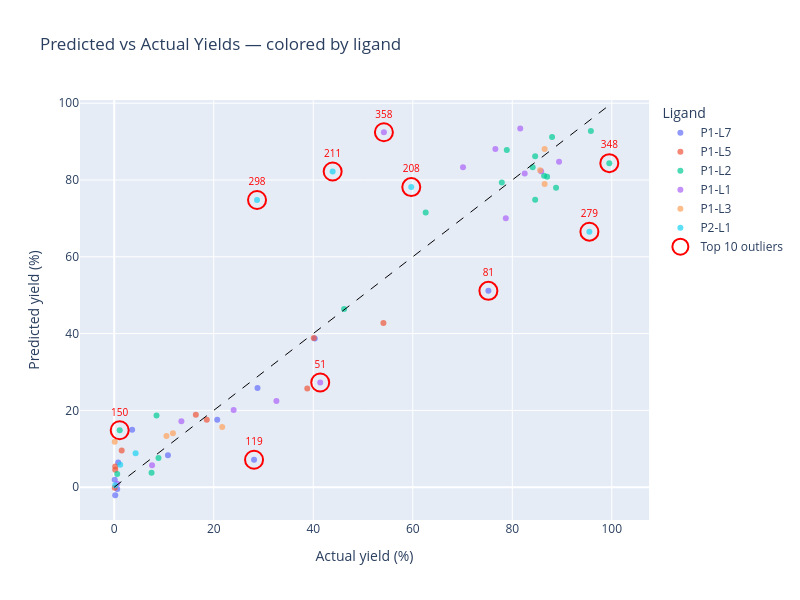

Notebook cell for this chart:
### Code cell
results_check['original_index'] = results_check.index
outlier_indices = outliers.index

fig = px.scatter(
    results_check,
    x='y_true',
    y='y_pred',
    color='ligand',                  # <-- color by ligand
    hover_data={
        'original_index': True,
        'residual': ':.2f',
        'ligand': True,
        'aryl halide': True,
        'boron species': True,
        'time': True,
        'temperautre': True,
        'cat loading': True,
    },
    title='Predicted vs Actual Yields — colored by ligand',
    opacity=0.7,
)

# Add dashed perfect-prediction line
fig.add_shape(
    type='line', x0=0, y0=0, x1=100, y1=100,
    line=dict(color='black', dash='dash', width=1)
)

# Overlay outlier ring markers
outlier_data = results_check.loc[outlier_indices]
fig.add_trace(go.Scatter(
    x=outlier_data['y_true'],
    y=outlier_data['y_pred'],
    mode='markers+text',
    marker=dict(size=18, color='rgba(0,0,0,0)', line=dict(color='red', width=2)),
    text=outlier_data.index.astype(str),
    textposition='top center',
    textfont=dict(size=10, color='red'),
    name='Top 10 outliers',
    hoverinfo='skip',               # avoids double tooltip
))

fig.update_layout(
    xaxis_title='Actual yield (%)',
    yaxis_title='Predicted yield (%)',
    legend_title='Ligand',
    width=800, height=600,
)
fig.show()

### Figure 1 — Plotly figure (JSON) as saved in the notebook; plotly's stock layout.template omitted (floating-point values rounded to 4 significant figures; data arrays with more than 128 entries replaced by an {"elided": "..."} marker saying what was removed)
{"data": [{"customdata": [[264, 1.56, "P1-L7", "3-chloropyridine", "2-benzofuranboronic acid", 165.6, 110, 2.009], [136, 2.505, "P1-L7", "3-chloropyridine", "(3,5-dimethylisoxazol-4-yl)boronic acid pinacol ester", 166.9, 110, 2.489], [119, 20.96, "P1-L7", "3-chloropyridine", "(3,5-dimethylisoxazol-4-yl)boronic acid pinacol ester", 149, 110, 2.489], [166, 3.153, "P1-L7", "3-chloropyridine", "(3,5-dimethylisoxazol-4-yl)boronic acid pinacol ester", 600, 110, 2.5], [172, 2.31, "P1-L7", "3-chloropyridine", "2-benzofuranboronic acid", 600, 30, 0.501], [6, 1.089, "P1-L7", "3-bromoquinoline", "(3,5-dimethylisoxazol-4-yl)boronic acid pinacol ester", 600, 30, 0.506], [291, 3.002, "P1-L7", "2-chloropyridine", "N-boc-2-pyrroleboronic acid", 189.7, 110, 2.491], [38, -11.37, "P1-L7", "3-bromoquinoline", "(3,5-dimethylisoxazol-4-yl)boronic acid pinacol ester", 60, 66.8, 2.499], [101, -1.833, "P1-L7", "3-chloropyridine", "(3,5-dimethylisoxazol-4-yl)boronic acid pinacol ester", 60, 65.3, 1.131], [284, -5.611, "P1-L7", "2-chloropyridine", "N-boc-2-pyrroleboronic acid", 600, 65.3, 1.126], [81, 24.07, "P1-L7", "3-bromoquinoline", "(3,5-dimethylisoxazol-4-yl)boronic acid pinacol ester", 94.8, 110, 2.5]], "hovertemplate": "ligand=%{customdata[2]}<br>y_true=%{x}<br>y_pred=%{y}<br>original_index=%{customdata[0]}<br>residual=%{customdata[1]:.2f}<br>aryl halide=%{customdata[3]}<br>boron species=%{customdata[4]}<br>time=%{customdata[5]}<br>temperautre=%{customdata[6]}<br>cat loading=%{customdata[7]}<extra></extra>", "legendgroup": "P1-L7", "marker": {"color": "#636efa", "opacity": 0.7, "symbol": "circle"}, "mode": "markers", "name": "P1-L7", "orientation": "v", "showlegend": true, "type": "scatter", "x": [40.3, 10.8, 28.1, 20.7, 0.2, 0.6, 28.8, 3.6, 0.1, 0.8, 75.2], "xaxis": "x", "y": [38.74, 8.295, 7.141, 17.55, -2.11, -0.489, 25.8, 14.97, 1.933, 6.411, 51.13], "yaxis": "y"}, {"customdata": [[286, -8.055, "P1-L5", "2-chloropyridine", "N-boc-2-pyrroleboronic acid", 189.7, 65.3, 1.131], [127, 1.013, "P1-L5", "3-chloropyridine", "(3,5-dimethylisoxazol-4-yl)boronic acid pinacol ester", 184.7, 110, 2.011], [52, 13.13, "P1-L5", "3-bromoquinoline", "(3,5-dimethylisoxazol-4-yl)boronic acid pinacol ester", 600, 110, 0.957], [120, -2.46, "P1-L5", "3-chloropyridine", "(3,5-dimethylisoxazol-4-yl)boronic acid pinacol ester", 156.7, 110, 2.492], [145, 1.281, "P1-L5", "3-chloropyridine", "(3,5-dimethylisoxazol-4-yl)boronic acid pinacol ester", 600, 110, 2.011], [205, -4.331, "P1-L5", "3-chloropyridine", "2-benzofuranboronic acid", 600, 48.3, 0.748], [97, 0.241, "P1-L5", "3-chloropyridine", "(3,5-dimethylisoxazol-4-yl)boronic acid pinacol ester", 60, 65.3, 2.492], [364, 11.35, "P1-L5", "2-chloropyridine", "N-boc-2-pyrroleboronic acid", 91.6, 110, 1.707], [204, -5.193, "P1-L5", "3-chloropyridine", "2-benzofuranboronic acid", 600, 71.7, 1.196]], "hovertemplate": "ligand=%{customdata[2]}<br>y_true=%{x}<br>y_pred=%{y}<br>original_index=%{customdata[0]}<br>residual=%{customdata[1]:.2f}<br>aryl halide=%{customdata[3]}<br>boron species=%{customdata[4]}<br>time=%{customdata[5]}<br>temperautre=%{customdata[6]}<br>cat loading=%{customdata[7]}<extra></extra>", "legendgroup": "P1-L5", "marker": {"color": "#EF553B", "opacity": 0.7, "symbol": "circle"}, "mode": "markers", "name": "P1-L5", "orientation": "v", "showlegend": true, "type": "scatter", "x": [1.5, 18.6, 38.8, 16.4, 40.1, 0.2, 0.1, 54.1, 0.2], "xaxis": "x", "y": [9.555, 17.59, 25.67, 18.86, 38.82, 4.531, -0.141, 42.75, 5.393], "yaxis": "y"}, {"customdata": {"elided": "18x8 mixed values"}, "hovertemplate": "ligand=%{customdata[2]}<br>y_true=%{x}<br>y_pred=%{y}<br>original_index=%{customdata[0]}<br>residual=%{customdata[1]:.2f}<br>aryl halide=%{customdata[3]}<br>boron species=%{customdata[4]}<br>time=%{customdata[5]}<br>temperautre=%{customdata[6]}<br>cat loading=%{customdata[7]}<extra></extra>", "legendgroup": "P1-L2", "marker": {"color": "#00cc96", "opacity": 0.7, "symbol": "circle"}, "mode": "markers", "name": "P1-L2", "orientation": "v", "showlegend": true, "type": "scatter", "x": [8.5, 77.9, 88.0, 86.4, 84.6, 88.8, 84.1, 95.8, 99.5, 62.6, 78.9, 46.2, 7.5, 8.9, 84.6, 87.0, 0.6, 1.1], "xaxis": "x", "y": [18.69, 79.35, 91.18, 81.14, 74.89, 77.97, 83.33, 92.76, 84.4, 71.53, 87.84, 46.43, 3.772, 7.561, 86.16, 80.83, 3.413, 14.82], "yaxis": "y"}, {"customdata": [[350, -13.22, "P1-L1", "2-chloropyridine", "N-boc-2-pyrroleboronic acid", 60, 110, 0.667], [358, -38.24, "P1-L1", "2-chloropyridine", "N-boc-2-pyrroleboronic acid", 60, 110, 0.977], [29, -0.3024, "P1-L1", "3-bromoquinoline", "(3,5-dimethylisoxazol-4-yl)boronic acid pinacol ester", 600, 30, 0.513], [140, 3.9, "P1-L1", "3-chloropyridine", "(3,5-dimethylisoxazol-4-yl)boronic acid pinacol ester", 600, 110, 1.781], [144, 10.18, "P1-L1", "3-chloropyridine", "(3,5-dimethylisoxazol-4-yl)boronic acid pinacol ester", 600, 110, 2.516], [241, 4.647, "P1-L1", "3-chloropyridine", "2-benzofuranboronic acid", 218.5, 110, 1.105], [209, 3.486, "P1-L1", "3-chloropyridine", "2-benzofuranboronic acid", 123.2, 110, 1.105], [75, 8.663, "P1-L1", "3-bromoquinoline", "(3,5-dimethylisoxazol-4-yl)boronic acid pinacol ester", 242.8, 110, 2.152], [193, 1.902, "P1-L1", "3-chloropyridine", "2-benzofuranboronic acid", 60, 65.3, 1.105], [199, -11.46, "P1-L1", "3-chloropyridine", "2-benzofuranboronic acid", 600, 110, 2.352], [325, 0.822, "P1-L1", "2-chloropyridine", "N-boc-2-pyrroleboronic acid", 600, 97.7, 0.715], [51, 14.14, "P1-L1", "3-bromoquinoline", "(3,5-dimethylisoxazol-4-yl)boronic acid pinacol ester", 600, 110, 0.971], [108, -3.695, "P1-L1", "3-chloropyridine", "(3,5-dimethylisoxazol-4-yl)boronic acid pinacol ester", 60, 110, 2.516], [334, -11.82, "P1-L1", "2-chloropyridine", "N-boc-2-pyrroleboronic acid", 222.9, 74.7, 1.572]], "hovertemplate": "ligand=%{customdata[2]}<br>y_true=%{x}<br>y_pred=%{y}<br>original_index=%{customdata[0]}<br>residual=%{customdata[1]:.2f}<br>aryl halide=%{customdata[3]}<br>boron species=%{customdata[4]}<br>time=%{customdata[5]}<br>temperautre=%{customdata[6]}<br>cat loading=%{customdata[7]}<extra></extra>", "legendgroup": "P1-L1", "marker": {"color": "#ab63fa", "opacity": 0.7, "symbol": "circle"}, "mode": "markers", "name": "P1-L1", "orientation": "v", "showlegend": true, "type": "scatter", "x": [70.1, 54.2, 0.6, 24.0, 32.6, 89.4, 85.8, 78.7, 7.6, 76.6, 82.5, 41.4, 13.5, 81.6], "xaxis": "x", "y": [83.32, 92.44, 0.9024, 20.1, 22.42, 84.75, 82.31, 70.04, 5.698, 88.06, 81.68, 27.26, 17.19, 93.42], "yaxis": "y"}, {"customdata": [[182, 7.561, "P1-L3", "3-chloropyridine", "2-benzofuranboronic acid", 189.7, 110, 1.117], [106, -2.837, "P1-L3", "3-chloropyridine", "(3,5-dimethylisoxazol-4-yl)boronic acid pinacol ester", 189.7, 110, 1.131], [311, -1.569, "P1-L3", "2-chloropyridine", "N-boc-2-pyrroleboronic acid", 600, 84.7, 1.793], [85, -11.75, "P1-L3", "3-chloropyridine", "(3,5-dimethylisoxazol-4-yl)boronic acid pinacol ester", 600, 110, 0.512], [342, 3.08, "P1-L3", "2-chloropyridine", "N-boc-2-pyrroleboronic acid", 216.2, 105.7, 1.386], [48, 6.063, "P1-L3", "3-bromoquinoline", "(3,5-dimethylisoxazol-4-yl)boronic acid pinacol ester", 60, 110, 0.498], [102, -2.229, "P1-L3", "3-chloropyridine", "(3,5-dimethylisoxazol-4-yl)boronic acid pinacol ester", 60, 65.3, 2.505]], "hovertemplate": "ligand=%{customdata[2]}<br>y_true=%{x}<br>y_pred=%{y}<br>original_index=%{customdata[0]}<br>residual=%{customdata[1]:.2f}<br>aryl halide=%{customdata[3]}<br>boron species=%{customdata[4]}<br>time=%{customdata[5]}<br>temperautre=%{customdata[6]}<br>cat loading=%{customdata[7]}<extra></extra>", "legendgroup": "P1-L3", "marker": {"color": "#FFA15A", "opacity": 0.7, "symbol": "circle"}, "mode": "markers", "name": "P1-L3", "orientation": "v", "showlegend": true, "type": "scatter", "x": [86.5, 10.5, 86.5, 0.1, 85.6, 21.7, 11.8], "xaxis": "x", "y": [78.94, 13.34, 88.07, 11.85, 82.52, 15.64, 14.03], "yaxis": "y"}, {"customdata": [[174, -0.2877, "P2-L1", "3-chloropyridine", "2-benzofuranboronic acid", 600, 30, 0.509], [211, -38.32, "P2-L1", "3-chloropyridine", "2-benzofuranboronic acid", 60, 110, 1.413], [279, 28.97, "P2-L1", "2-chloropyridine", "N-boc-2-pyrroleboronic acid", 600, 65.3, 2.508], [116, -4.659, "P2-L1", "3-chloropyridine", "(3,5-dimethylisoxazol-4-yl)boronic acid pinacol ester", 600, 33.4, 2.509], [8, -4.56, "P2-L1", "3-bromoquinoline", "(3,5-dimethylisoxazol-4-yl)boronic acid pinacol ester", 600, 110, 0.496], [208, -18.46, "P2-L1", "3-chloropyridine", "2-benzofuranboronic acid", 160.9, 110, 1.074], [298, -46.1, "P2-L1", "2-chloropyridine", "N-boc-2-pyrroleboronic acid", 150.3, 71.6, 1.037]], "hovertemplate": "ligand=%{customdata[2]}<br>y_true=%{x}<br>y_pred=%{y}<br>original_index=%{customdata[0]}<br>residual=%{customdata[1]:.2f}<br>aryl halide=%{customdata[3]}<br>boron species=%{customdata[4]}<br>time=%{customdata[5]}<br>temperautre=%{customdata[6]}<br>cat loading=%{customdata[7]}<extra></extra>", "legendgroup": "P2-L1", "marker": {"color": "#19d3f3", "opacity": 0.7, "symbol": "circle"}, "mode": "markers", "name": "P2-L1", "orientation": "v", "showlegend": true, "type": "scatter", "x": [0.2, 43.9, 95.5, 1.2, 4.3, 59.7, 28.7], "xaxis": "x", "y": [0.4877, 82.22, 66.53, 5.859, 8.86, 78.16, 74.8], "yaxis": "y"}, {"hoverinfo": "skip", "marker": {"color": "rgba(0,0,0,0)", "line": {"color": "red", "width": 2}, "size": 18}, "mode": "markers+text", "name": "Top 10 outliers", "text": ["298", "211", "358", "279", "81", "119", "208", "348", "51", "150"], "textfont": {"color": "red", "size": 10}, "textposition": "top center", "type": "scatter", "x": [28.7, 43.9, 54.2, 95.5, 75.2, 28.1, 59.7, 99.5, 41.4, 1.1], "y": [74.8, 82.22, 92.44, 66.53, 51.13, 7.141, 78.16, 84.4, 27.26, 14.82]}], "layout": {"height": 600, "legend": {"title": {"text": "Ligand"}, "tracegroupgap": 0}, "shapes": [{"line": {"color": "black", "dash": "dash", "width": 1}, "type": "line", "x0": 0, "x1": 100, "y0": 0, "y1": 100}], "title": {"text": "Predicted vs Actual Yields — colored by ligand"}, "width": 800, "xaxis": {"anchor": "y", "domain": [0, 1], "title": {"text": "Actual yield (%)"}}, "yaxis": {"anchor": "x", "domain": [0, 1], "title": {"text": "Predicted yield (%)"}}}}
